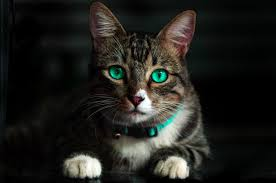
#> input picture cat.jpeg, 276 x 183 px
$ python thresholding.py --image cat.jpeg
#> lines starting #> are read from the running program, lines starting #| are printed output that depends on the picture; after the words box and inside, x2 and y2 are one past the last pixel; in counts of white or black regions, pixels touching at a corner belong together
import numpy as np
import argparse
import cv2

# Fetching the arguments and save in dictionary
ap = argparse.ArgumentParser()
ap.add_argument("-i","--image", required = True, help = "Enter path to the image")
args = vars(ap.parse_args())

#loading and converting the image into numpy array
image = cv2.imread(args["image"])
#> image is the input picture: shape (183, 276, 3); mean B, G, R 28.3, 32.1, 32.1

# convert the image to grayscale
image = cv2.cvtColor(image,cv2.COLOR_BGR2GRAY)
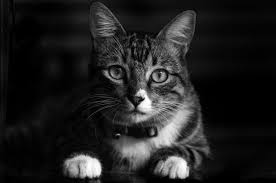
#> image: shape (183, 276); min 0, max 255, mean 31.7

#gaussian blurring
blurred = cv2.GaussianBlur(image,(5,5),0)
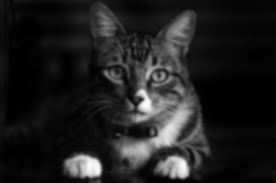
#> blurred: shape (183, 276); min 0, max 252, mean 31.7

cv2.imshow("Gaussian Blurr", blurred)
cv2.waitKey(0)

#simple Thresholding
(T, thresh) = cv2.threshold(blurred, 155, 255, cv2.THRESH_BINARY)
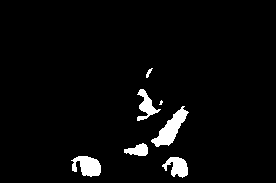
#> thresh: shape (183, 276); 3.8% white; 7 white regions (1 under 20 px), largest, box (x1, y1, x2, y2) and area: (151, 106, 189, 147) 593, (71, 156, 101, 177) 432, (162, 157, 188, 178) 335, (137, 89, 161, 121) 308, (124, 143, 148, 156) 203, (146, 68, 153, 78) 30
cv2.imshow("Threshold Binary", thresh)

#simple thresholding using inv binart
(T, threshInv) = cv2.threshold(blurred, 155, 255, cv2.THRESH_BINARY_INV)
cv2.imshow("Threshold Binary", threshInv)

cv2.imshow("Only Coins", cv2.bitwise_and(image, image, mask = threshInv))
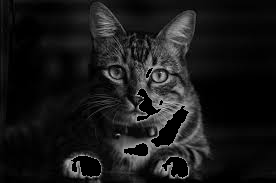
#> window 'Only Coins': shape (183, 276); min 0, max 201, mean 24.2


#adaptive thresholding using mean
thresh = cv2.adaptiveThreshold(blurred, 255,cv2.ADAPTIVE_THRESH_MEAN_C, cv2.THRESH_BINARY_INV, 11, 4)
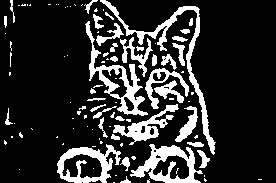
#> thresh: shape (183, 276); 17.7% white; 101 white regions (65 under 20 px), largest, box (x1, y1, x2, y2) and area: (100, 0, 216, 155) 1405, (85, 21, 148, 116) 1229, (130, 144, 203, 183) 1173
cv2.imshow("Adaptive Mean",thresh)

#adaptive thresholding using gaussian
thresh = cv2.adaptiveThreshold(blurred, 255, cv2.ADAPTIVE_THRESH_GAUSSIAN_C, cv2.THRESH_BINARY_INV, 11, 4)
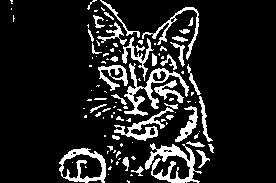
#> thresh: shape (183, 276); 12.9% white; 107 white regions (68 under 20 px), largest, box (x1, y1, x2, y2) and area: (145, 143, 202, 183) 888, (124, 63, 189, 116) 800, (59, 148, 106, 183) 621
cv2.imshow("Adaptive Gaussian",thresh)

cv2.waitKey(0)
